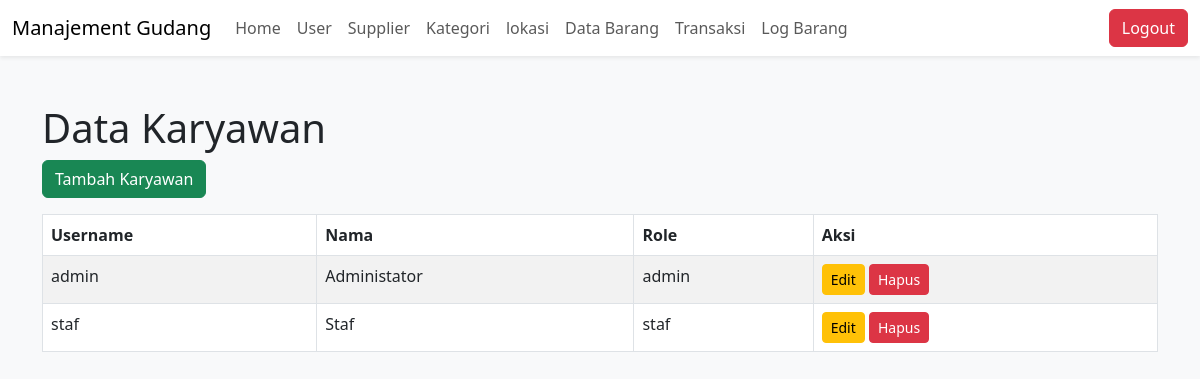
The page /data_user.php (signed in) on the database as committed earlier.
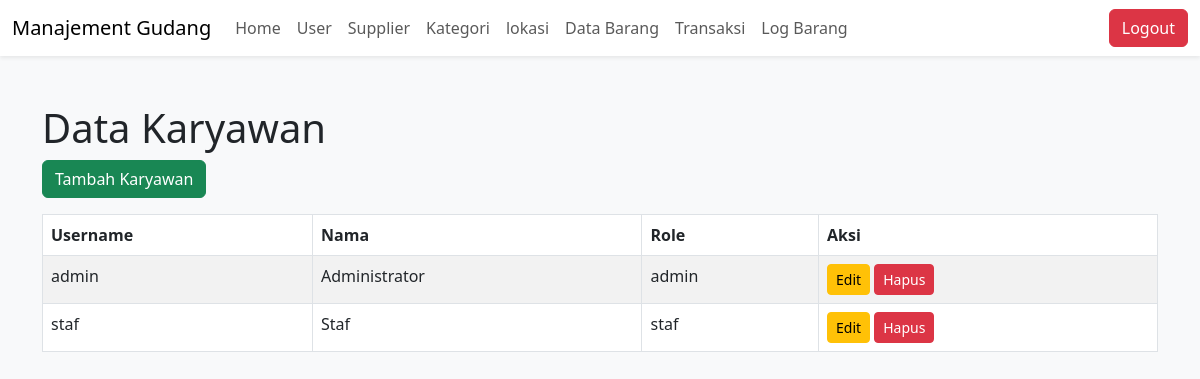
The same page on the database as committed later.
### tables this page shows
CREATE TABLE users (
    id INT AUTO_INCREMENT PRIMARY KEY,
    username VARCHAR(50) NOT NULL UNIQUE,
    nama VARCHAR(255) NOT NULL,
    password VARCHAR(255) NOT NULL,
    id_role INT NOT NULL,
    FOREIGN KEY (id_role) REFERENCES role(id)
);

CREATE TABLE role (
    id INT AUTO_INCREMENT PRIMARY KEY,
    nama_role VARCHAR(50) NOT NULL UNIQUE
);

### data_user.php (the view, shortened to what this page needs)
<?php
include 'koneksi.php';
$query = "
    SELECT
        users.id,
        users.username,
        users.nama,
        role.nama_role
    FROM
        users
    INNER JOIN
        role
    ON
        users.id_role = role.id
";
$result = $conn->query($query);
?>
<!DOCTYPE html>
<html>
<head>
    <link href="https://cdn.jsdelivr.net/npm/bootstrap@5.3.0-alpha1/dist/css/bootstrap.min.css" rel="stylesheet">
</head>
<body class="bg-light">
    <nav class="navbar navbar-expand-lg navbar-light bg-white shadow-sm">
        <div class="container-fluid">
            <a class="navbar-brand" href="#">Manajement Gudang</a>
            <div class="collapse navbar-collapse" id="navbarNav">
            <?php
            include 'navbar.php';
            ?>
            </div>
            <button class="btn btn-danger" onclick="location.href='logout.php'">Logout</button>
        </div>
    </nav>
    <div class="container mt-5">
        <h1>Data Karyawan</h1>
        <div class="mb-3">
            <button class="btn btn-success" onclick="location.href='tambah_user.php'">Tambah Karyawan</button>
        </div>
        <table class="table table-bordered table-striped mt-3">
            <thead>
                <tr>
                    <th>Username</th>
                    <th>Nama</th>
                    <th>Role</th>
                    <th>Aksi</th>
                </tr>
            </thead>
            <tbody>
                <?php while ($row = $result->fetch_assoc()): ?>
                    <tr>
                        <td><?= $row['username']; ?></td>
                        <td><?= $row['nama']; ?></td>
                        <td><?= $row['nama_role']; ?></td>
                        <td>
                            <button class="btn btn-warning btn-sm" onclick="location.href='edit_user.php?id=<?php echo $row['id']; ?>'">Edit</button>
                            <button class="btn btn-danger btn-sm" onclick="if(confirm('Yakin ingin menghapus?')) location.href='hapus_user.php?id=<?php echo $row['id']; ?>'">Hapus</button>
                        </td>
                    </tr>
                <?php endwhile; ?>
            </tbody>
        </table>
    </div>
</body>
</html>

Rows that differ between the two databases and show on the page:
changed users "admin": nama "Administator" → "Administrator"
